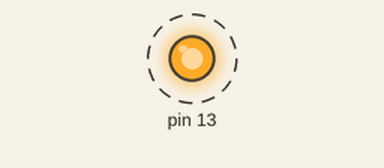
Recording of a sketch running on a simulated Arduino Uno, built with avr-gcc and run on an emulated ATmega328P. Parts: output pins drawn as LEDs (lit = HIGH). Dashed ring = blinking. What the sketch prints to the serial monitor is not drawn.

Above: at 0.2 s.
Timing chart, 0 to 3.0 s (numbered marks = the images above):
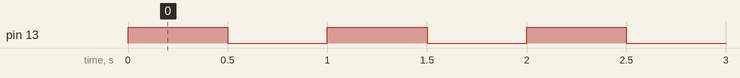

Measured:
- by itself, pin 13: alternates HIGH for 0.50 s and LOW for 0.50 s

The sketch:

PortBitMasking.ino
```cpp
/*
  Blink:
  Blinks an LED by bit masking.
  The on-board LED on the Arduino UNO is at PortB 5.
 */

#define MASK(x) ((unsigned char) (1<<(x)))

void bin(unsigned char input)
{
    unsigned char mask;
    for (mask = 1 << 7; mask > 0; mask = mask / 2)
    {
        (input & mask) ? Serial.print("1") : Serial.print("0");
    }
    Serial.println();
}

void setup()
{
  Serial.begin(9600);
  DDRB |= MASK(5);   // The LED pin is output. Mask: 00100000
  bin(DDRB);
  bin(PORTB |= MASK(5));
  bin(PORTB &= ~MASK(5));
}

void loop()
{
  PORTB |= MASK(5);  // Turn LED on
  delay(500);
  PORTB &= ~MASK(5); // Turn LED off
  delay(500);
}
```
